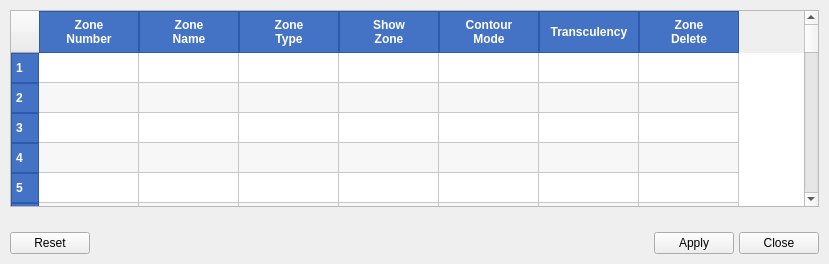
<?xml version="1.0" encoding="UTF-8"?>
<ui version="4.0">
 <class>ControlPanel</class>
 <widget class="QWidget" name="ControlPanel">
  <property name="geometry">
   <rect>
    <x>0</x>
    <y>0</y>
    <width>829</width>
    <height>264</height>
   </rect>
  </property>
  <property name="windowTitle">
   <string>Zone Style</string>
  </property>
  <layout class="QVBoxLayout" name="mainLayout">
   <property name="spacing">
    <number>5</number>
   </property>
   <property name="leftMargin">
    <number>10</number>
   </property>
   <property name="topMargin">
    <number>10</number>
   </property>
   <property name="rightMargin">
    <number>10</number>
   </property>
   <property name="bottomMargin">
    <number>10</number>
   </property>
   <item>
    <widget class="QTableWidget" name="dataTable">
     <property name="styleSheet">
      <string>QHeaderView::section {
    background-color: #4472C4;
    color: white;
    padding: 4px;
    border: 1px solid #2E5AAC;
    font-weight: bold;
}</string>
     </property>
     <property name="alternatingRowColors">
      <bool>true</bool>
     </property>
     <property name="selectionBehavior">
      <enum>QAbstractItemView::SelectRows</enum>
     </property>
     <property name="gridStyle">
      <enum>Qt::SolidLine</enum>
     </property>
     <property name="rowCount">
      <number>30</number>
     </property>
     <property name="columnCount">
      <number>7</number>
     </property>
     <row/>
     <row/>
     <row/>
     <row/>
     <row/>
     <row/>
     <row/>
     <row/>
     <row/>
     <row/>
     <row/>
     <row/>
     <row/>
     <row/>
     <row/>
     <row/>
     <row/>
     <row/>
     <row/>
     <row/>
     <row/>
     <row/>
     <row/>
     <row/>
     <row/>
     <row/>
     <row/>
     <row/>
     <row/>
     <row/>
     <column>
      <property name="text">
       <string>Zone
Number</string>
      </property>
     </column>
     <column>
      <property name="text">
       <string>Zone
Name</string>
      </property>
     </column>
     <column>
      <property name="text">
       <string>Zone
Type</string>
      </property>
     </column>
     <column>
      <property name="text">
       <string>Show
Zone</string>
      </property>
     </column>
     <column>
      <property name="text">
       <string>Contour
Mode</string>
      </property>
     </column>
     <column>
      <property name="text">
       <string>Transculency</string>
      </property>
     </column>
     <column>
      <property name="text">
       <string>Zone
Delete</string>
      </property>
     </column>
    </widget>
   </item>
   <item>
    <spacer name="verticalSpacer">
     <property name="orientation">
      <enum>Qt::Vertical</enum>
     </property>
     <property name="sizeType">
      <enum>QSizePolicy::Fixed</enum>
     </property>
     <property name="sizeHint" stdset="0">
      <size>
       <width>20</width>
       <height>20</height>
      </size>
     </property>
    </spacer>
   </item>
   <item>
    <layout class="QHBoxLayout" name="buttonLayout">
     <item>
      <widget class="QPushButton" name="Btn_Reset">
       <property name="text">
        <string>Reset</string>
       </property>
      </widget>
     </item>
     <item>
      <spacer name="buttonHorizontalSpacer">
       <property name="orientation">
        <enum>Qt::Horizontal</enum>
       </property>
       <property name="sizeHint" stdset="0">
        <size>
         <width>40</width>
         <height>20</height>
        </size>
       </property>
      </spacer>
     </item>
     <item>
      <widget class="QPushButton" name="Btn_Apply">
       <property name="text">
        <string>Apply</string>
       </property>
      </widget>
     </item>
     <item>
      <widget class="QPushButton" name="Btn_Close">
       <property name="text">
        <string>Close</string>
       </property>
      </widget>
     </item>
    </layout>
   </item>
  </layout>
 </widget>
 <resources/>
 <connections/>
</ui>
